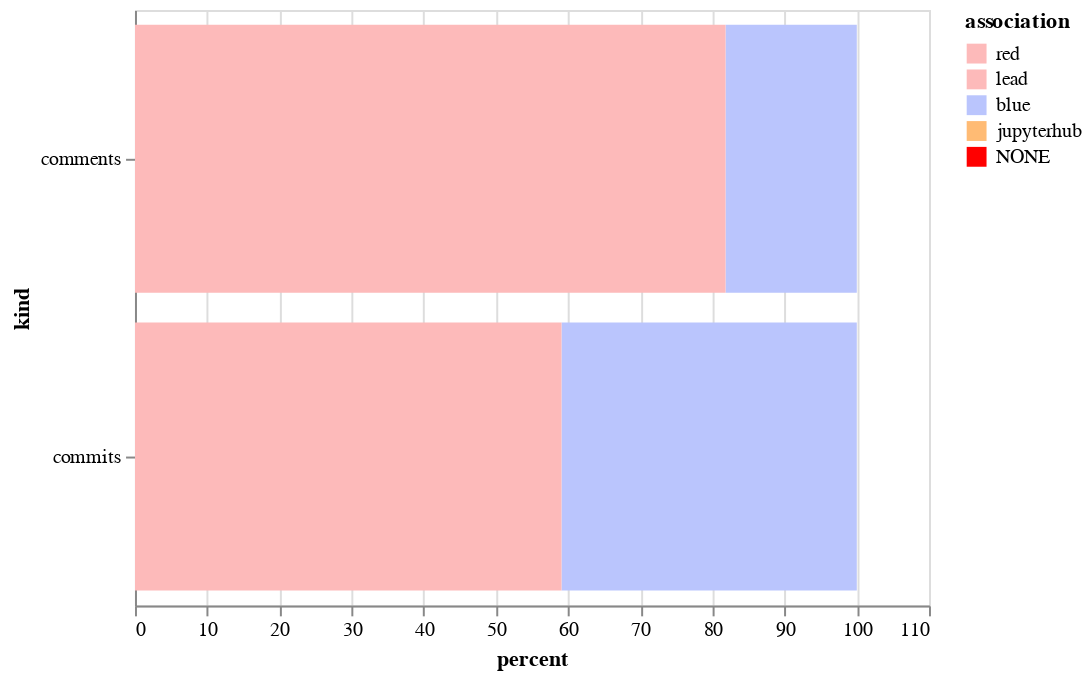

Write notebook code for a chart like this one.
### Code cell
alt.Chart(sum_both).mark_bar().encode(
    x='percent',
    y='kind',
    color=alt.Color('association', sort=["CONTRIBUTOR", "MEMBER", "NONE"], scale=color_scale)
)

### Figure 1 — Vega-Lite specification as saved in the notebook (floating-point values rounded to 4 significant figures)
{"$schema": "https://vega.github.io/schema/vega-lite/v2.6.0.json", "config": {"view": {"height": 300, "width": 400}}, "data": {"name": "data-169aa87cf0f40d0fc447f3b82aa2ec39"}, "datasets": {"data-169aa87cf0f40d0fc447f3b82aa2ec39": [{"association": "blue", "kind": "comments", "percent": 18.18}, {"association": "red", "kind": "comments", "percent": 81.82}, {"association": "blue", "kind": "commits", "percent": 40.91}, {"association": "red", "kind": "commits", "percent": 59.09}]}, "encoding": {"color": {"field": "association", "scale": {"domain": ["red", "lead", "blue", "jupyterhub", "NONE"], "range": ["#fdbaba", "#fdbaba", "#bac5fd", "#ffbb74", "red"]}, "sort": ["CONTRIBUTOR", "MEMBER", "NONE"], "type": "nominal"}, "x": {"field": "percent", "type": "quantitative"}, "y": {"field": "kind", "type": "nominal"}}, "mark": "bar"}
